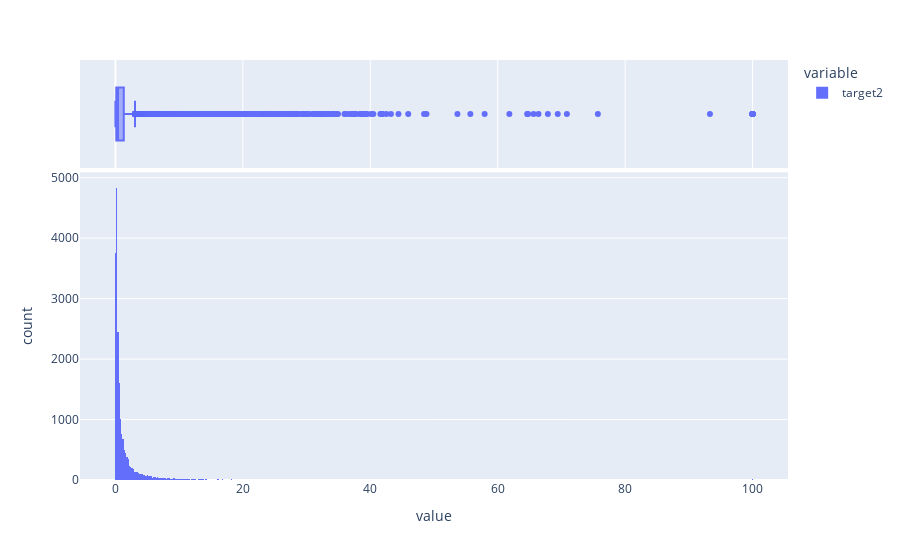

Here is the notebook cell this chart was saved with:
### Code cell
fig = px.histogram(prediction_df["target2"], marginal="box")
fig.show()

### Figure 1 — Plotly figure (JSON) as saved in the notebook; plotly's stock layout.template omitted (floating-point values rounded to 4 significant figures; data arrays with more than 128 entries replaced by an {"elided": "..."} marker saying what was removed)
{"data": [{"alignmentgroup": "True", "bingroup": "x", "hovertemplate": "variable=target2<br>value=%{x}<br>count=%{y}<extra></extra>", "legendgroup": "target2", "marker": {"color": "#636efa"}, "name": "target2", "offsetgroup": "target2", "orientation": "v", "showlegend": true, "type": "histogram", "x": {"elided": "20179 float values"}, "xaxis": "x", "yaxis": "y"}, {"alignmentgroup": "True", "hovertemplate": "variable=target2<br>value=%{x}<extra></extra>", "legendgroup": "target2", "marker": {"color": "#636efa"}, "name": "target2", "notched": true, "offsetgroup": "target2", "showlegend": false, "type": "box", "x": {"elided": "20179 float values"}, "xaxis": "x2", "yaxis": "y2"}], "layout": {"barmode": "relative", "legend": {"title": {"text": "variable"}, "tracegroupgap": 0}, "margin": {"t": 60}, "xaxis": {"anchor": "y", "domain": [0, 1], "title": {"text": "value"}}, "xaxis2": {"anchor": "y2", "domain": [0, 1], "matches": "x", "showgrid": true, "showticklabels": false}, "yaxis": {"anchor": "x", "domain": [0, 0.7326], "title": {"text": "count"}}, "yaxis2": {"anchor": "x2", "domain": [0.7426, 1], "matches": "y2", "showgrid": false, "showline": false, "showticklabels": false, "ticks": ""}}}
